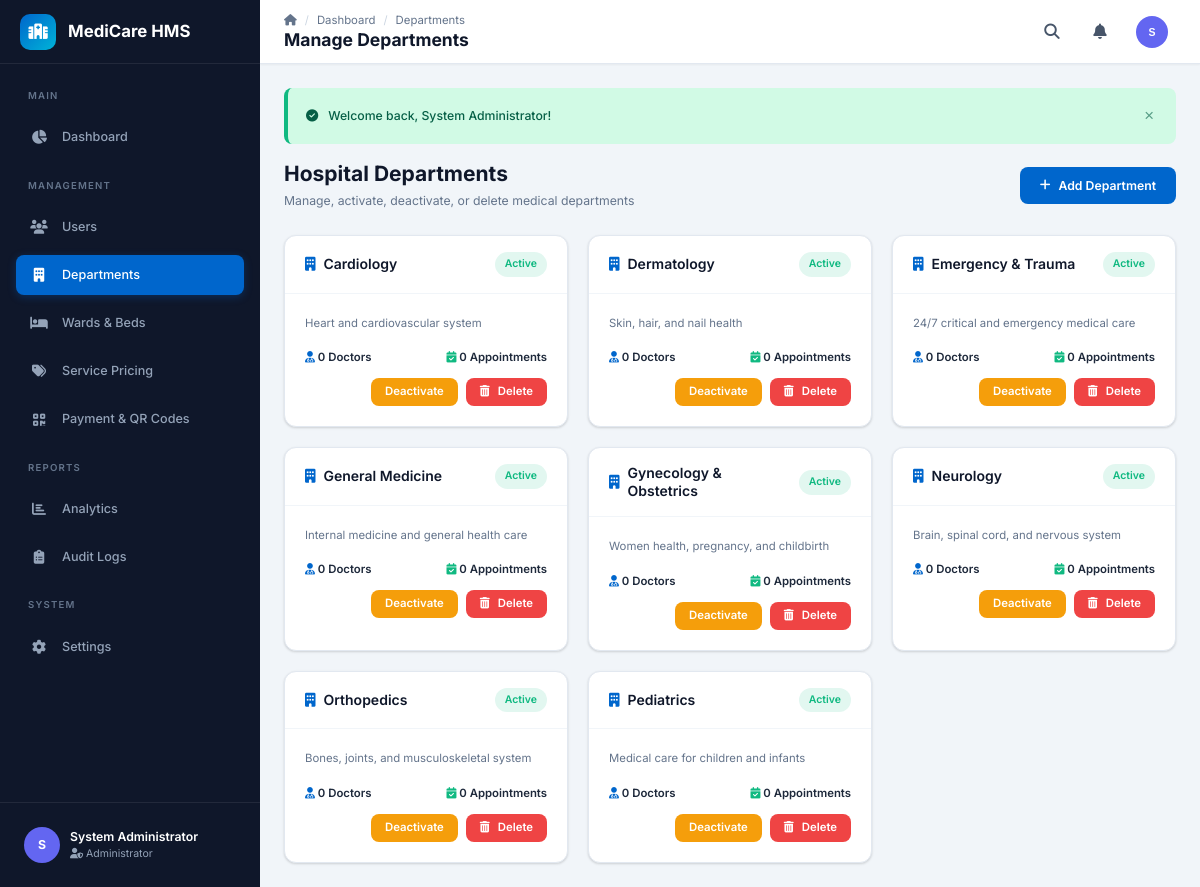
Page /admin/manage_departments.php (signed in) on the committed database.
### tables this page shows
CREATE TABLE IF NOT EXISTS departments (
    id INT AUTO_INCREMENT PRIMARY KEY,
    name VARCHAR(100) NOT NULL UNIQUE,
    description TEXT,
    head_doctor_id INT DEFAULT NULL,
    status ENUM('active','inactive') DEFAULT 'active',
    created_at DATETIME DEFAULT CURRENT_TIMESTAMP
);

### config/session.php (called while the page is built, shortened)
<?php
function getUserRole(): string {
    return $_SESSION['role'] ?? '';
}
function getUserId(): int {
    return (int)($_SESSION['user_id'] ?? 0);
}
function getUserName(): string {
    return $_SESSION['full_name'] ?? '';
}
function getCurrentUser(): array {
    return [
        'id' => getUserId(),
        'username' => $_SESSION['username'] ?? '',
        'email' => $_SESSION['email'] ?? '',
        'full_name' => getUserName(),
        'role' => getUserRole(),
        'avatar' => $_SESSION['avatar'] ?? '',
        'phone' => $_SESSION['phone'] ?? ''
    ];
}
function getFlash(): ?array {
    if (isset($_SESSION['flash'])) {
        $flash = $_SESSION['flash'];
        return $flash;
    }
    return null;
}

### includes/functions.php (called while the page is built, shortened)
<?php
function sanitize(string $input): string {
    return htmlspecialchars(trim($input), ENT_QUOTES, 'UTF-8');
}

### admin/manage_departments.php (the view, shortened to what this page needs)
<?php
$pageTitle = 'Manage Departments';
$breadcrumbs = [['label' => 'Dashboard', 'url' => '/admin/dashboard.php'], ['label' => 'Departments']];
$db = getDB();
$departments = $db->query("
    SELECT d.*,
           (SELECT COUNT(*) FROM doctors WHERE department_id = d.id) as doctor_count,
           (SELECT COUNT(*) FROM appointments WHERE department_id = d.id) as appt_count
    FROM departments d
    ORDER BY d.name
")->fetchAll();
include __DIR__ . '/../includes/header.php';
?>
<div class="page-header">
    <div>
        <h1>Hospital Departments</h1>
        <p class="page-subtitle">Manage, activate, deactivate, or delete medical departments</p>
    </div>
    <button class="btn btn-primary" onclick="openModal('addDeptModal')">
        <i class="fas fa-plus"></i> Add Department
    </button>
</div>
<div class="grid-3">
    <?php foreach ($departments as $dept): ?>
    <div class="card">
        <div class="card-header">
            <h3><i class="fas fa-building text-primary"></i> <?= sanitize($dept['name']) ?></h3>
            <span class="badge <?= $dept['status'] === 'active' ? 'badge-success' : 'badge-danger' ?>"><?= ucfirst($dept['status']) ?></span>
        </div>
        <div class="card-body">
            <p class="text-sm text-muted mb-16"><?= sanitize($dept['description'] ?: 'No description provided.') ?></p>
            <div class="d-flex justify-between text-sm font-semibold border-top pt-12 mb-12">
                <span><i class="fas fa-user-doctor text-primary"></i> <?= $dept['doctor_count'] ?> Doctors</span>
                <span><i class="fas fa-calendar-check text-success"></i> <?= $dept['appt_count'] ?> Appointments</span>
            </div>
            <div class="d-flex gap-8 justify-end">
                <form method="POST" inline style="display:inline;">
                    <button type="submit" class="btn btn-sm <?= $dept['status'] === 'active' ? 'btn-warning' : 'btn-success' ?>">
                        <?= $dept['status'] === 'active' ? 'Deactivate' : 'Activate' ?>
                    </button>
                </form>
                <form method="POST" inline style="display:inline;" onsubmit="return confirm('Delete department <?= sanitize($dept['name']) ?>?');">
                    <button type="submit" class="btn btn-sm btn-danger"><i class="fas fa-trash-can"></i> Delete</button>
                </form>
            </div>
        </div>
    </div>
    <?php endforeach; ?>
</div>
<?php include __DIR__ . '/../includes/footer.php'; ?>

### includes/header.php (shortened to what this page needs)
<?php
require_once __DIR__ . '/../config/session.php';
require_once __DIR__ . '/functions.php';
$pageTitle = $pageTitle ?? 'Dashboard';
$breadcrumbs = $breadcrumbs ?? [];
?>
<!DOCTYPE html>
<html lang="en">
<head>
    <link rel="stylesheet" href="https://cdnjs.cloudflare.com/ajax/libs/font-awesome/6.5.1/css/all.min.css">
    <link rel="stylesheet" href="/assets/css/style.css">
</head>
<body>
<div class="app-layout">
    <?php include __DIR__ . '/sidebar.php'; ?>
    <div class="main-content">
        <header class="top-header">
            <div class="header-left">
                <div>
                    <?php if (!empty($breadcrumbs)): ?>
                    <nav class="breadcrumb">
                        <a href="<?= ROLE_DASHBOARDS[$currentUser['role']] ?>"><i class="fas fa-home"></i></a>
                        <?php foreach ($breadcrumbs as $crumb): ?>
                        <span class="separator">/</span>
                        <?php if (isset($crumb['url'])): ?>
                        <a href="<?= $crumb['url'] ?>"><?= $crumb['label'] ?></a>
                        <?php else: ?>
                        <span><?= $crumb['label'] ?></span>
                        <?php endif; ?>
                        <?php endforeach; ?>
                    </nav>
                    <?php endif; ?>
                    <h1><?= sanitize($pageTitle) ?></h1>
                </div>
            </div>
            <div class="header-right">
                <button class="header-btn" data-tooltip="Search" onclick="toggleSearch()">
                    <i class="fas fa-search"></i>
                </button>
                <div class="dropdown">
                    <button class="header-btn" onclick="toggleNotifications()">
                        <i class="fas fa-bell"></i>
                    </button>
                </div>
                <div class="dropdown">
                    <button class="header-btn" onclick="toggleUserMenu()" style="width: auto; padding: 0 8px; gap: 8px; display: flex; align-items: center;">
                        <div class="avatar avatar-sm" style="background: <?= $roleColor ?>;">
                            <?= strtoupper(substr($currentUser['full_name'], 0, 1)) ?>
                        </div>
                    </button>
                </div>
            </div>
        </header>
        <div class="content-area">
            <?php
            $flash = getFlash();
            if ($flash):
            ?>
            <div class="alert alert-<?= $flash['type'] ?>" id="flashAlert">
                <i class="fas <?= $flash['type'] === 'success' ? 'fa-check-circle' : ($flash['type'] === 'error' ? 'fa-exclamation-circle' : ($flash['type'] === 'warning' ? 'fa-exclamation-triangle' : 'fa-info-circle')) ?>"></i>
                <?= sanitize($flash['message']) ?>
                <button class="alert-close" onclick="this.parentElement.remove()">×</button>
            </div>
            <?php endif; ?>

### includes/sidebar.php (shortened to what this page needs)
<?php
$currentUser = getCurrentUser();
$currentPage = basename($_SERVER['PHP_SELF']);
$currentDir = basename(dirname($_SERVER['PHP_SELF']));
$roleColor = ROLE_COLORS[$currentUser['role']] ?? '#6366f1';
$roleIcon = ROLE_ICONS[$currentUser['role']] ?? 'fa-user';
$roleLabel = ROLE_LABELS[$currentUser['role']] ?? ucfirst($currentUser['role']);
$navItems = [];
switch ($currentUser['role']) {
    case 'admin':
        $navItems = [
            ['section' => 'Main'],
            ['label' => 'Dashboard', 'icon' => 'fa-chart-pie', 'url' => '/admin/dashboard.php', 'file' => 'dashboard.php', 'dir' => 'admin'],
            ['section' => 'Management'],
            ['label' => 'Users', 'icon' => 'fa-users', 'url' => '/admin/manage_users.php', 'file' => 'manage_users.php', 'dir' => 'admin'],
            ['label' => 'Departments', 'icon' => 'fa-building', 'url' => '/admin/manage_departments.php', 'file' => 'manage_departments.php', 'dir' => 'admin'],
            ['label' => 'Wards & Beds', 'icon' => 'fa-bed', 'url' => '/admin/manage_wards.php', 'file' => 'manage_wards.php', 'dir' => 'admin'],
            ['label' => 'Service Pricing', 'icon' => 'fa-tags', 'url' => '/admin/manage_pricing.php', 'file' => 'manage_pricing.php', 'dir' => 'admin'],
            ['label' => 'Payment & QR Codes', 'icon' => 'fa-qrcode', 'url' => '/admin/manage_payment_methods.php', 'file' => 'manage_payment_methods.php', 'dir' => 'admin'],
            ['section' => 'Reports'],
            ['label' => 'Analytics', 'icon' => 'fa-chart-bar', 'url' => '/admin/reports.php', 'file' => 'reports.php', 'dir' => 'admin'],
            ['label' => 'Audit Logs', 'icon' => 'fa-clipboard-list', 'url' => '/admin/audit_logs.php', 'file' => 'audit_logs.php', 'dir' => 'admin'],
            ['section' => 'System'],
            ['label' => 'Settings', 'icon' => 'fa-cog', 'url' => '/admin/settings.php', 'file' => 'settings.php', 'dir' => 'admin'],
        ];
        break;
}
?>
<aside class="sidebar" id="sidebar">
    <div class="sidebar-header">
        <a href="/" class="sidebar-logo">
            <div class="logo-icon"><i class="fas fa-hospital"></i></div>
            <span><?= APP_NAME ?></span>
        </a>
    </div>
    <nav class="sidebar-nav">
        <?php foreach ($navItems as $item): ?>
            <?php if (isset($item['section'])): ?>
                <div class="nav-section">
                    <div class="nav-section-title"><?= $item['section'] ?></div>
                </div>
            <?php else: ?>
                <div class="nav-section">
                    <a href="<?= $item['url'] ?>" class="nav-link <?= ($currentPage === $item['file'] && $currentDir === $item['dir']) ? 'active' : '' ?>">
                        <i class="fas <?= $item['icon'] ?>"></i>
                        <span><?= $item['label'] ?></span>
                    </a>
                </div>
            <?php endif; ?>
        <?php endforeach; ?>
    </nav>
    <div class="sidebar-footer">
        <div class="sidebar-user">
            <div class="user-avatar" style="background: <?= $roleColor ?>;">
                <?= strtoupper(substr($currentUser['full_name'], 0, 1)) ?>
            </div>
            <div class="user-info">
                <div class="user-name"><?= sanitize($currentUser['full_name']) ?></div>
                <div class="user-role"><i class="fas <?= $roleIcon ?>"></i> <?= $roleLabel ?></div>
            </div>
        </div>
    </div>
</aside>

### includes/footer.php (shortened to what this page needs)
        </div>
    </div>
</div>
</body>
</html>

### rows in the picture
departments: name "Cardiology", status "Active", description "Heart and cardiovascular system", doctor_count "0", appt_count "0", shows "Deactivate"
departments: name "Dermatology", status "Active", description "Skin, hair, and nail health", doctor_count "0", appt_count "0", shows "Deactivate"
departments: name "Emergency & Trauma", status "Active", description "24/7 critical and emergency medical care", doctor_count "0", appt_count "0", shows "Deactivate"
departments: name "General Medicine", status "Active", description "Internal medicine and general health care", doctor_count "0", appt_count "0", shows "Deactivate"
departments: name "Gynecology & Obstetrics", status "Active", description "Women health, pregnancy, and childbirth", doctor_count "0", appt_count "0", shows "Deactivate"
departments: name "Neurology", status "Active", description "Brain, spinal cord, and nervous system", doctor_count "0", appt_count "0", shows "Deactivate"
departments: name "Orthopedics", status "Active", description "Bones, joints, and musculoskeletal system", doctor_count "0", appt_count "0", shows "Deactivate"
departments: name "Pediatrics", status "Active", description "Medical care for children and infants", doctor_count "0", appt_count "0", shows "Deactivate"

### other values in the picture
APP_NAME "MediCare HMS"
$item['section'] "MAIN"
$item['label'] "Dashboard"
$item['section'] "MANAGEMENT"
$item['label'] "Users"
$item['label'] "Departments"
$item['label'] "Wards & Beds"
$item['label'] "Service Pricing"
$item['label'] "Payment & QR Codes"
$item['section'] "REPORTS"
$item['label'] "Analytics"
$item['label'] "Audit Logs"
$item['section'] "SYSTEM"
$item['label'] "Settings"
substr($currentUser['full_name'], 0, 1) "S"
